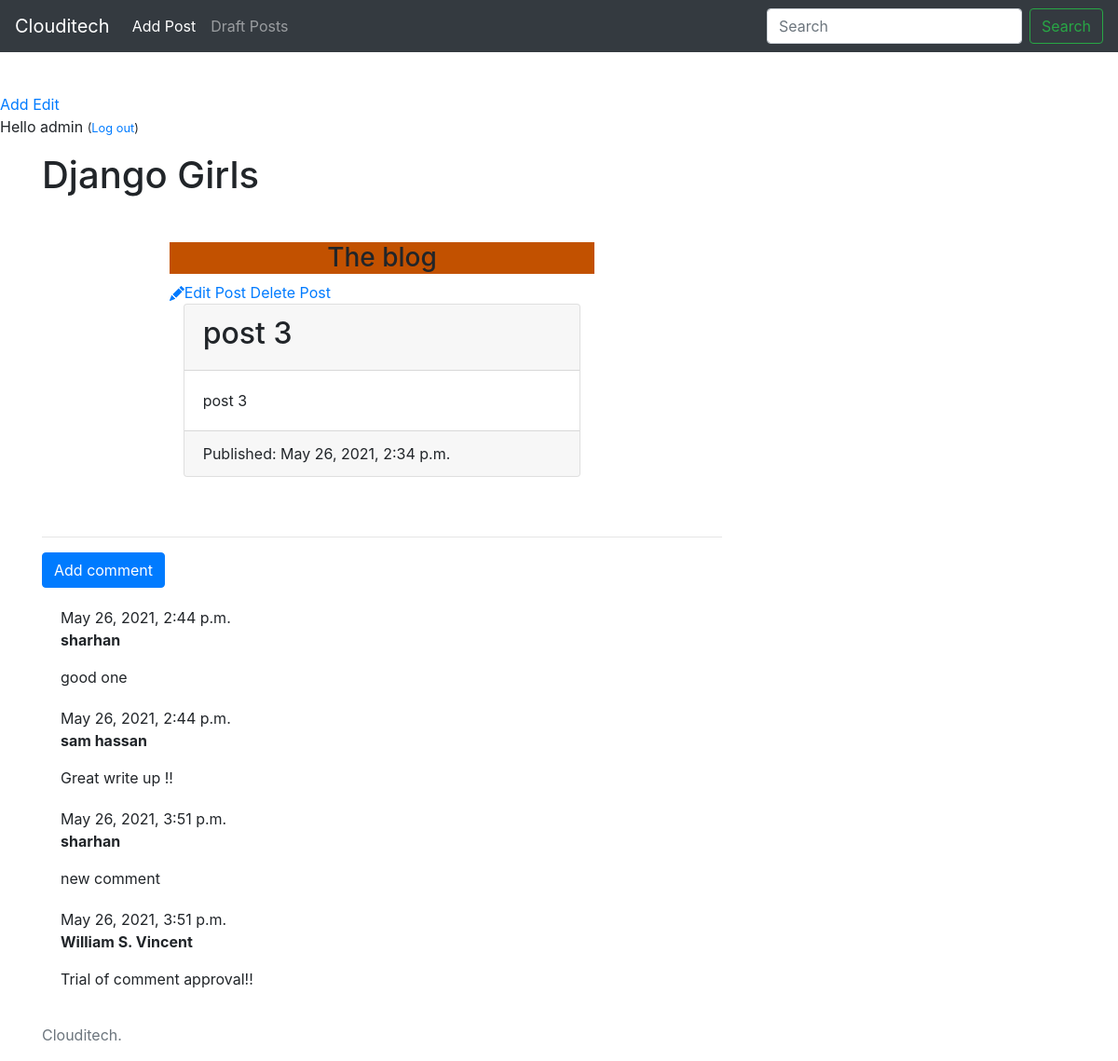
The page /detail/31/ (signed in) on the database its author committed.
### blog/models.py (models this page shows, shortened)
class Post(models.Model):
    author = models.ForeignKey(settings.AUTH_USER_MODEL, on_delete=models.CASCADE)
    title = models.CharField(max_length=200)
    text = models.TextField()
    created_date = models.DateTimeField(default=timezone.now())
    published_date = models.DateTimeField(blank=True, null=True)

class Comment(models.Model):
    post = models.ForeignKey(Post, on_delete=models.CASCADE, related_name='comments')
    author = models.CharField(max_length=255)
    text = models.TextField()
    created_date = models.DateTimeField(default=timezone.now())
    approved_comment = models.BooleanField(default=False)
    '''
    def save(self, *args, **kwargs):
        if not self.slug:
            self.slug = slugify(self.title)
        return super().save(*args, **kwargs)
    '''

### blog/views.py (the view)
# urls.py: path('detail/<int:pk>/', views.detail, name='detail'),
def detail(request, pk):
    post = get_object_or_404(Post, pk=pk)
    return render(request, 'blog/detail.html', {'post': post})

### blog/templates/blog/detail.html (shortened to what this page needs)
{% extends 'blog/base.html' %}
{% block content %}
    <h1>Django Girls</h1>
    <article>
        <div class="container mt-5">
            <div class="row">
                <div class="col-md-8 mx-auto">
                    <h3>The blog</h3>
                    {% if user.is_authenticated %}
                        <a href="{% url 'blog:edit' pk=post.pk %}" class="top-menu">
                            {% include 'blog/icons/pencil-fill.svg' %}Edit Post</a>
                    {% endif %}
                    {% if user.is_authenticated %}
                        <a href="{% url 'blog:delete' pk=post.pk %}" class="top-menu">
                    Delete Post</a>
                    {% endif %}
                    <div class="container">
                        {% if post.published_date %}
                            <div class="card">
                                <div class="card-header"><h2>{{ post.title }}</h2></div>
                                <div class="card-body">{{ post.text|linebreaksbr }}</div>
                                <div class="card-footer">Published: {{ post.published_date }}</div>
                            </div><br><br>
                        {% else %}
                            <h2>Post title: {{ post.title }}</h2>
                            <a href="{% url 'blog:post_publish' pk=post.pk %}" class="btn btn-secondary">Publish</a>
                        {% endif %}
                    </div>
                </div>
            </div>
        </div>
    </article>
    <hr>
    <a class="btn btn-primary" href="{% url 'blog:add_comment_to_post' pk=post.pk %}">Add comment</a>
    {% for comment in post.comments.all %}
    {% if user.is_authenticated or comment.approved_comment %}
        <div class="comment">
            <div class="date">
                {{ comment.created_date }}
            </div>
            <strong>{{ comment.author }}</strong>
            <p>{{ comment.text|linebreaks }}</p>
        </div>
    {% endif %}
    {% empty %}
        <p>No comments here yet :(</p>
    {% endfor %}
{% endblock %}

### blog/templates/blog/base.html (shortened to what this page needs)
 {% load static %}
<!DOCTYPE html>
<html lang="en">
<head>
    <link rel="stylesheet" href="https://stackpath.bootstrapcdn.com/bootstrap/4.3.1/css/bootstrap.min.css">
    <link rel="stylesheet" href="{% static 'blog/css/blog.css' %}">
</head>
<body>
    {% include 'blog/navbar.html' %}
    <div class="page-header" style="margin-top: 100px;">
        {% if user.is_authenticated %}
            <a href="{% url 'blog:add' %}" class="top-menu"><span class="glyphicon glyphicon-plus">Add</span></a>
            <a href="{% url 'blog:post_draft_list' %}" class="top-menu"><span class="glyphicon glyphicon-edit">Edit</span></a>
            <p class="top-menu">Hello {{ user.username }} <small>(<a href="{% url 'logout' %}">Log out</a>)</small></p>
        {% else %}
            <a href="{% url 'login' %}" class="top-menu"><span class="glyphicon glyphicon-lock">Login</span></a>
        {% endif %}
    </div>
    <div class="content container">
        <div class="row">
            <div class="col-md-8">
            {% block content %}
            {% endblock %}
            </div>
        </div>
    </div>
    {% include 'blog/footer.html' %}
</body>
</html>

### blog/static/blog/css/blog.css (style rules this page uses)
h3 { background-color: #C25100; justify-content: center; display: flex; }
.comment { margin: 20px 0px 20px 20px; }

### rows shown on the page
Post: title "post 3", text "post 3", published_date "May 26, 2021, 2:34 p.m."
Comment: created_date "May 26, 2021, 2:44 p.m.", author "sharhan", text "good one"
Comment: created_date "May 26, 2021, 2:44 p.m.", author "sam hassan", text "Great write up !!"
Comment: created_date "May 26, 2021, 3:51 p.m.", author "sharhan", text "new comment"
Comment: created_date "May 26, 2021, 3:51 p.m.", author "William S. Vincent", text "Trial of comment approval!!"

### other values the page prints
{{ user.username }} "admin"
